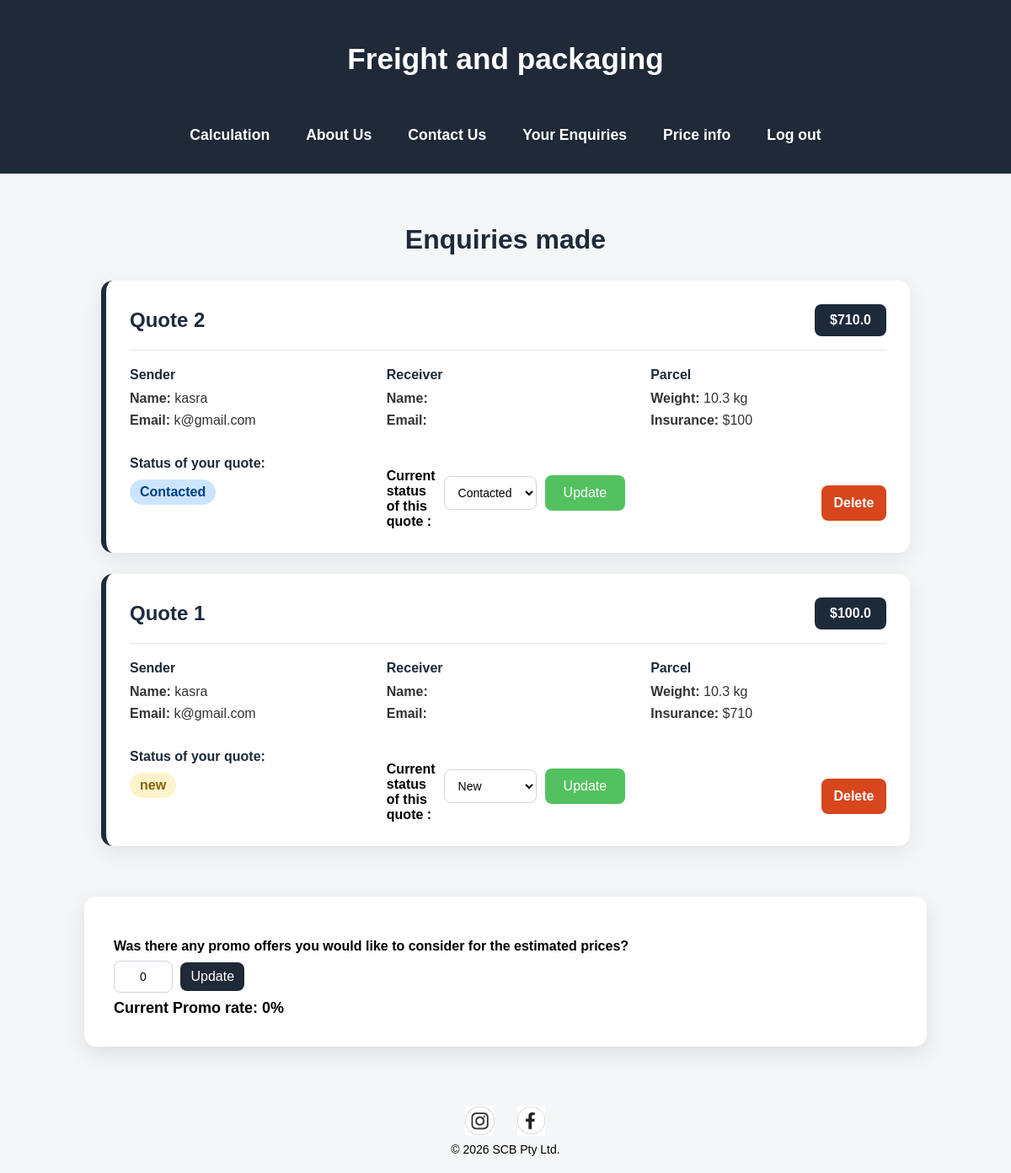
Screenshot of /admin/dashboard (signed in) with the database file from the repository.
### tables this page shows
CREATE TABLE enquiries (
        id INTEGER PRIMARY KEY AUTOINCREMENT,

        sender_name TEXT,
        sender_email TEXT,
        sender_phone TEXT,
        

        receiver_name TEXT,
        receiver_email TEXT,
        receiver_phone TEXT,
        receiver_address TEXT,

        insurance_price INTEGER,

        weight INTEGER,
        value INTEGER,
        medications INTEGER,
        makeups INTEGER, 
        electronics INTEGER,


        total_price REAL,
        promo INTEGER,
        status TEXT DEFAULT 'new'
    );

### app.py (the view)
@app.route("/admin/dashboard", methods = ["GET"])
def admin_dashboard():
    if not session.get("admin_logged_in"):
        return redirect(url_for("admin_dashboard"))
    all_enquiries = load_enquiries()
    settings = load_settings()
    return render_template("admin.html", enquiries= all_enquiries, promo_rate = settings["promo"])

### app.py (called while the page is built)
def load_settings():
    if not os.path.exists(SETTING_FILE):
        return {"promo" : 0}
    with open(SETTING_FILE, "r") as setfile:
         return json.load(setfile)

def get_connection():
    return sqlite3.connect(DB_FILE)

def load_enquiries():
    connection = get_connection()
    connection.row_factory = sqlite3.Row
    query = """
    SELECT *
    FROM enquiries
    ORDER BY id DESC
    """
    rows = connection.execute(query).fetchall()
    connection.close()
    return [dict(row) for row in rows]

### Templates/admin.html (shortened to what this page needs)
<head>
    <link rel="stylesheet" href="{{ url_for('static', filename='style.css') }}">
</head>
<body>
    <header>
    <nav class="navbar">
    <h1 class="logo">Freight and packaging</h1>
    <ul class="nav-links">
       <li><a href="{{ url_for('home') }}">Calculation</a></li>
       <li><a href="{{ url_for('about') }}">About Us</a></li>
       <li><a href="{{ url_for('contact') }}">Contact Us</a></li>
       <li><a href="{{ url_for('enquiries') }}">Your Enquiries</a></li>
       <li><a href="{{ url_for('info') }}">Price info</a></li>
       <a href="{{ url_for('admin_logout') }}">Log out</a>
   </ul>
   </nav>
</header>
{% if enquiries %}
<section class="enquiries-section">
    <h2>Enquiries made</h2>
    {% for enquiry in enquiries %}
    <div class="enquiry-card">
        <div class="card-header">
            <h3>Quote {{ loop.revindex }}</h3>
            <span>${{ enquiry.total_price }}</span>
        </div>
        <div class="enquiry-grid">
            <div>
                <h4>Sender</h4>
                <p><strong>Name:</strong> {{ enquiry.sender_name }}</p>
                <p><strong>Email:</strong> {{ enquiry.sender_email }}</p>
            </div>
            <div>
                <h4>Receiver</h4>
                <p><strong>Name:</strong> {{ enquiry.receiver_name }}</p>
                <p><strong>Email:</strong> {{ enquiry.receiver_email }}</p>
            </div>
            <div>
                <h4>Parcel</h4>
                <p><strong>Weight:</strong> {{ enquiry.weight }} kg</p>
                <p><strong>Insurance:</strong> ${{ enquiry.insurance_price }}</p>
            </div>
            <div>
                <h4>Status of your quote:</h4>
                <p class="status-badge {{ enquiry.status|lower }}">
                  {{ enquiry.status }}
                </p>
            </div>
           <form action="/update_status/{{ enquiry.id }}" method="POST" class = "status-form">
               <label> Current status of this quote :</label>
               <select name="status" class="status-select">
                   <option value="New" {% if enquiry.status == "New" %}selected{% endif %}>New</option>
                   <option value="Contacted" {% if enquiry.status == "Contacted" %}selected{% endif %}>Contacted</option>
               </select>
                <button type ="submit" class="submit-btn">Update</button>
           </form>
        <form action="/delete_enquiry/{{ enquiry.id }}" method="POST">
          <button type="submit" class="delete-btn">Delete</button>
        </form>
    </div>
</div>
    {% endfor %}
</section>
{% endif %}
    <form class = "promo-box" method="POST" action="/update_promo" id="promorate">
     <label>Was there any promo offers you would like to consider for the estimated prices?</label>
       <input class="promo-rate" name="promo" id="promo-rate" type="text" value = "{{ promo_rate }}">
        <button type="submit">Update</button>
        <h5 class ="promo-header">Current Promo rate: {{ promo_rate}}% </h5>
    </form>
</body>
<footer class="footer-content">
    <div class="social-links">
        <a href="https://www.instagram.com/p/DY8IT-4Go0_/" target="_blank">
            <img src="{{ url_for('static', filename='instagram.png') }}" alt="instagram-link">
        </a>
        <a href="https://www.facebook.com/p/Southern-Cross-Beam-Pty-Ltd-61577005209085/" target="_blank">
            <img src="{{ url_for('static', filename='facebook.png') }}" alt="facebook-link">
        </a>
    </div>
    <p>© 2026 SCB Pty Ltd.</p>
</footer>
</body>
</html>

### static/style.css (style rules this page uses)
* { margin:0; padding:0; box-sizing:border-box; }
.navbar { background-color:#1f2937; padding:25px 50px; }
.nav-links { display:flex; justify-content:center; align-items:center; gap:50px; list-style:none; }
.nav-links a { text-decoration:none; color:white; font-size: 1.1rem; font-weight:600; padding:12px 18px; border-radius:8px; transition:0.3s; }
.navbar { display:flex; justify-content:space-between; align-items:center; background-color:#1f2937; padding:25px 60px; }
.logo { color:white; font-size:2rem; }
body { margin: 0; font-family: Arial, sans-serif; background: #f4f6f8; }
header h1 { text-align: center; padding: 25px; font-size: 2.2rem; }
form { max-width: 1000px; margin: 40px auto; background: white; padding: 35px; border-radius: 14px; box-shadow: 0 8px 25px rgba(0,0,0,0.1); }
label { display: block; margin-top: 15px; font-weight: bold; }
input { width: 100%; padding: 13px; margin-top: 6px; border: 1px solid #ccc; border-radius: 8px; font-size: 1rem; }
button { padding: 12px 22px; border: none; border-radius: 8px; background: #1f2937; color: white; font-size: 1rem; cursor: pointer; margin: 10px 5px 10px 0; }
.submit-btn { background-color:rgb(83, 193, 96) }
.footer-content { width: 100%; text-align: center; margin-top: 50px; padding: 20px 0; }
.social-links { display: flex; justify-content: center; align-items: center; gap: 25px; margin-bottom: 8px; }
.social-links a { display: flex; justify-content: center; align-items: center; }
.social-links img { width: 36px; height: 36px; object-fit: contain; display: block; }
.footer-content p { margin: 0; font-size: 14px; text-align: center; }
.enquiries-section { width: 80%; margin: 60px auto; }
.enquiries-section h2 { text-align: center; color: #1d2a3a; font-size: 32px; margin-bottom: 30px; }
.enquiry-card { background: #ffffff; border-radius: 14px; padding: 28px; margin-bottom: 25px; box-shadow: 0 8px 25px rgba(0, 0, 0, 0.08); border-left: 6px solid #1d2a3a; }
.card-header { display: flex; justify-content: space-between; align-items: center; border-bottom: 1px solid #e5e7eb; padding-bottom: 16px; margin-bottom: 20px; }
.card-header h3 { color: #1d2a3a; font-size: 24px; }
.card-header span { background: #1d2a3a; color: white; padding: 10px 18px; border-radius: 8px; font-weight: 700; }
.enquiry-grid { display: grid; grid-template-columns: repeat(3, 1fr); gap: 25px; }
.enquiry-grid form:last-child { grid-column: 3; justify-self: end; align-self: end; background: transparent; box-shadow: none; padding: 0; margin: 0; width: auto; }
.enquiry-grid h4 { color: #1d2a3a; margin-bottom: 10px; }
.enquiry-grid p { color: #333; margin-bottom: 8px; }
.status-badge { display: inline-block; padding: 6px 12px; border-radius: 20px; font-weight: bold; }
.status-badge.new { background-color: #fff3cd; color: #856404; }
.status-badge.contacted { background-color: #cce5ff; color: #004085; }
.promo-box { margin-top: 15px; }
.promo-rate { width: 70px; padding: 8px; border: 1px solid #888; border-radius: 5px; font-size: 14px; text-align: center; }
.promo-box button { padding: 8px 12px; margin-left: 5px; }
.promo-header { font-size: 18px; font-weight: bold }
.status-form { grid-column: 2; grid-row: 2; justify-self: start; align-self: start; display: flex; align-items: center; gap: 10px; margin: 0; padding: 0; width: auto; background: transparent; box-shadow: none; }
.status-select, .promo-rate { padding: 10px 12px; border: 1px solid #d0d7de; border-radius: 8px; font-size: 14px; background: white; }
.navbar { display: flex; flex-wrap: wrap; justify-content: center; align-items: center; gap: 25px; padding: 25px 5%; }
.logo { font-size: clamp(1.5rem, 4vw, 2.2rem); text-align: center; }
.nav-links { display: flex; flex-wrap: wrap; justify-content: center; align-items: center; gap: 15px; }
.nav-links a { font-size: clamp(0.9rem, 2vw, 1.1rem); padding: 10px 14px; text-align: center; }
.delete-btn { width: 100%; margin-top: 14px; padding: 12px; border: none; border-radius: 8px; background: #d7461d; color: rgb(255, 255, 255); font-weight: 700; cursor: pointer; }

### rows the page displays
enquiries: total_price "710.0", sender_name "kasra", sender_email "k@gmail.com", weight "10.3", insurance_price "100", status "Contacted"
enquiries: total_price "100.0", sender_name "kasra", sender_email "k@gmail.com", weight "10.3", insurance_price "710", status "new"

### other values shown
{{ promo_rate }} "0"
